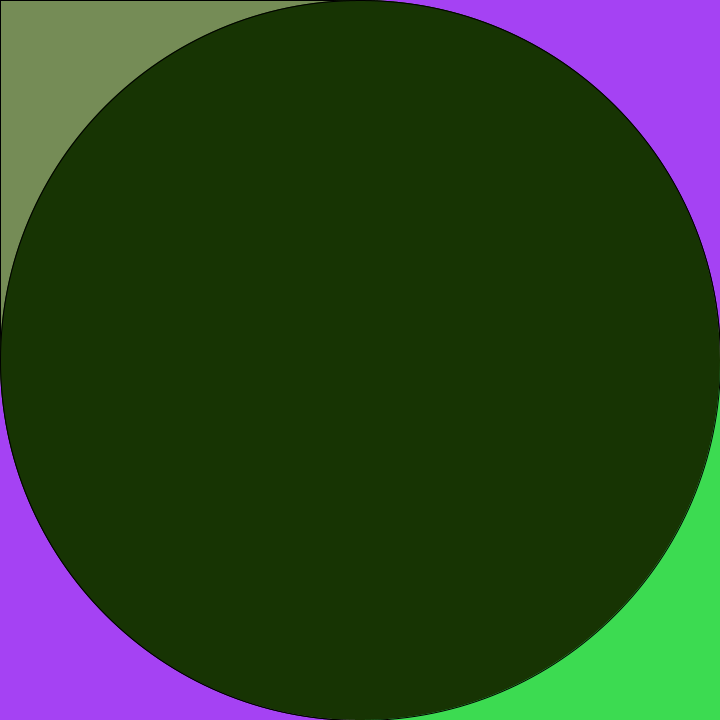
Frame 1 (no input)
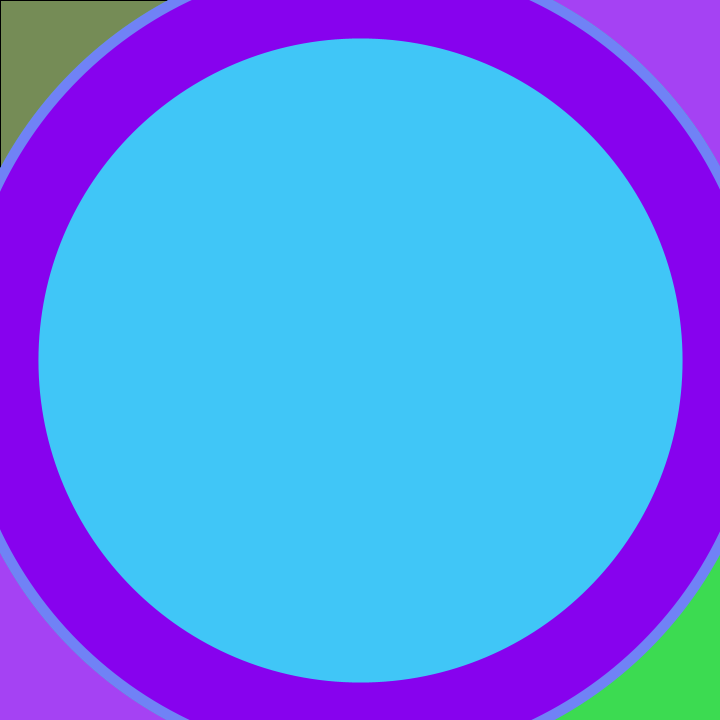
Frame 60 (the mouse pressed at the canvas centre just before this capture)
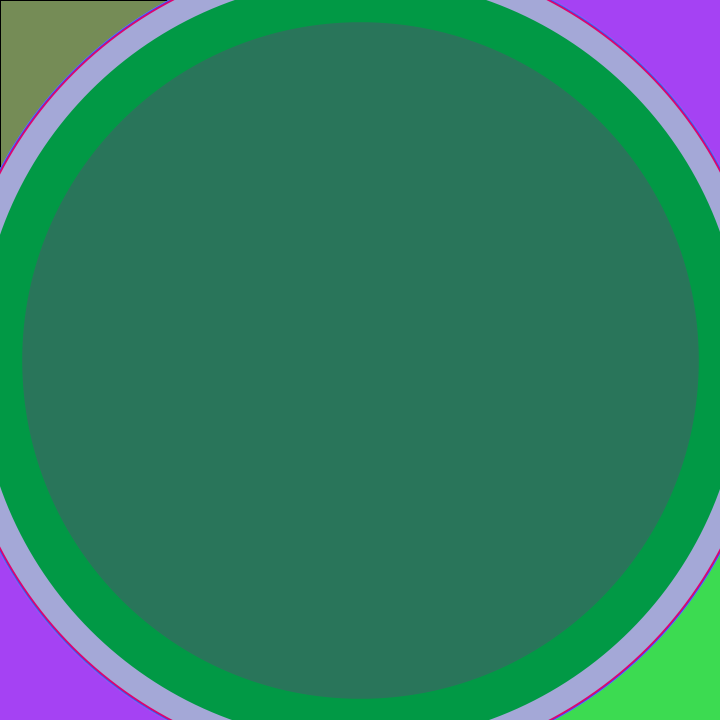
Frame 120 (the mouse held since frame 60 and released just before this capture)

The Processing sketch that drew these frames (run headless with seeded random() and noise(); from frame 60 on, the mouse is pressed at the canvas centre):

// Processing sketch: Challenge_14_Complete
// ── Challenge_14_Complete.pde
void setup()
{
  frameRate(100);
  size(720,720);
  background(random(256),random(256),random(256));
  rect(0,0,360,360);
  rect(360,360,720,720);
  ellipse(360,360,720,720);
  fill(random(256),random(256),random(256));
  rect(360,360,720,720);
  fill(random(256),random(256),random(256));
  rect(0,0,360,360);
  point(360,360);
   
}

void draw()
{
  fill(random(256),random(256),random(256)); 
  ellipse(360,360,720,720);
  strokeWeight(random(100));
  stroke(random(256),random(256),random(256));
}  
  void mouseClicked()
  {
     if (mouseButton == LEFT)
     {
        frameRate(0);
        stroke(random(256),random(256),random(256));       
     }     
     if (mouseButton == RIGHT)
     {
        frameRate(100);
     } 
  }
  
 
  
  
  
  
  
  
